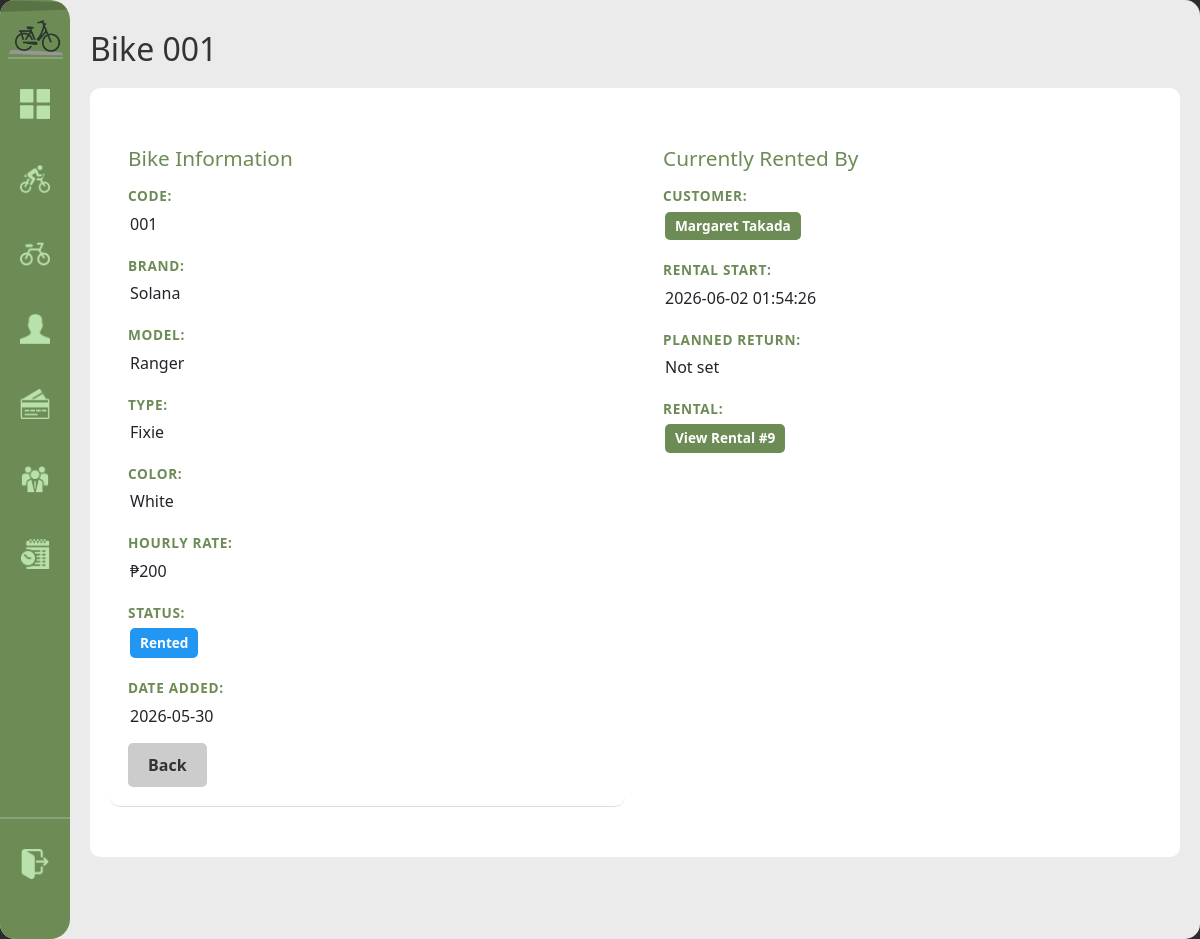
Before: /bike/1 (signed in) with the older database file.
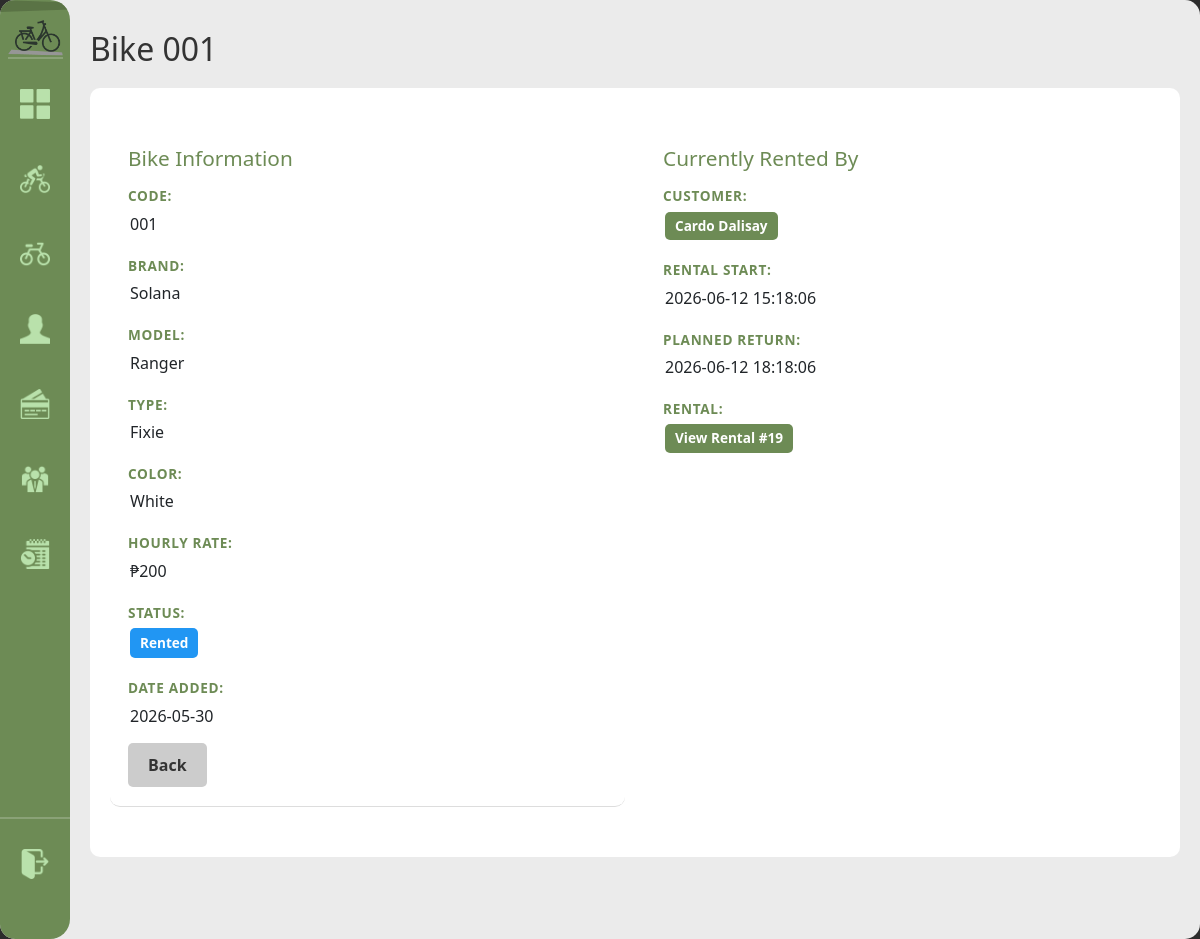
After: the same page with the newer database file.
### tables this page shows
CREATE TABLE rents (
            rental_id INTEGER PRIMARY KEY AUTOINCREMENT,
            customer_id INTEGER NOT NULL,
            bike_id INTEGER NOT NULL,
            staff_id INTEGER REFERENCES staff(staff_id) ON UPDATE CASCADE ON DELETE SET NULL,
            rental_start DATETIME NOT NULL DEFAULT(datetime('now','localtime')), planned_return DATETIME,
            FOREIGN KEY(customer_id) REFERENCES customer(customer_id) ON DELETE CASCADE,
            FOREIGN KEY(bike_id) REFERENCES bike(bike_id) ON DELETE CASCADE
        );

### handlers/bike_routes.py (the view)
@bikes_bp.route('/bike/<int:bid>')
@login_required
def bike_detail(bid):
    bike = database.get().get_bike(bid)
    current_renter = None
    if bike and bike['status'] == 'rented':
        current_renter = database.get().get_current_renter_for_bike(bid)
    return render_template('bike_detail.html', bike=bike, current_renter=current_renter)

### app.py (called while the page is built)
def get_sidebar_state():
    return request.cookies.get('sidebarState') == 'expanded'

@app.context_processor
def inject_sidebar_state():
    return dict(sidebar_expanded=get_sidebar_state())

@app.context_processor
def inject_current_staff():
    staff = current_staff()
    return dict(current_staff=staff, is_admin=staff and staff.get("role") == "admin")

### modules/auth.py (called while the page is built)
def login_required(view):
    @wraps(view)
    def wrapped(*args, **kwargs):
        if not session.get("staff_id"):
            return redirect(url_for("login"))
        return view(*args, **kwargs)
    return wrapped

def current_staff():
    if not session.get("staff_id"):
        return None
    return {
        "staff_id": session.get("staff_id"),
        "username": session.get("username"),
        "first_name": session.get("first_name"),
        "last_name": session.get("last_name"),
        "role": session.get("role"),
    }

### modules/database.py (called while the page is built)
def get():
    if not db: init()
    return db

    def get_bike(self, bid):
        query = "SELECT * FROM bike WHERE bike_id = ?"
        r = self.conn.execute(query, (bid,)).fetchone()
        return dict(r) if r else None

### templates/bike_detail.html (shortened to what this page needs)
{% extends "base.html" %}
{% block content %}
<h1>Bike {{ bike['bike_code'] }}</h1>
<div class="detail-container">
    <div class="detail-section">
        <h2>Bike Information</h2>
        <div class="detail-grid">
            <div class="detail-item">
                <span class="label">Code:</span>
                <span class="value">{{ bike['bike_code'] }}</span>
            </div>
            <div class="detail-item">
                <span class="label">Brand:</span>
                <span class="value">{{ bike['brand'] }}</span>
            </div>
            <div class="detail-item">
                <span class="label">Model:</span>
                <span class="value">{{ bike['model'] }}</span>
            </div>
            <div class="detail-item">
                <span class="label">Type:</span>
                <span class="value">{{ bike['type'] }}</span>
            </div>
            <div class="detail-item">
                <span class="label">Color:</span>
                <span class="value">{{ bike['color'] }}</span>
            </div>
            <div class="detail-item">
                <span class="label">Hourly Rate:</span>
                <span class="value">₱{{ bike['bike_rate'] }}</span>
            </div>
            <div class="detail-item">
                <span class="label">Status:</span>
                <span class="value"><span class="status-badge status-{{ bike['status'] }}">{{ bike['status'].replace('_', ' ').title() }}</span></span>
            </div>
            <div class="detail-item">
                <span class="label">Date Added:</span>
                <span class="value">{{ bike['date_added'] }}</span>
            </div>
        </div>
        <div class="actions">
            <a href="{{ url_for('bikes.registry') }}" class="btn-secondary" sound-type="minor">Back</a>
        </div>
    </div>
    {% if current_renter %}
    <div class="detail-section">
        <h2>Currently Rented By</h2>
        <div class="detail-grid">
            <div class="detail-item">
                <span class="label">Customer:</span>
                <span class="value">
                    <a href="{{ url_for('customers.customer_detail', cid=current_renter['customer_id']) }}">
                        {{ current_renter['customer_name'] }}
                    </a>
                </span>
            </div>
            <div class="detail-item">
                <span class="label">Rental Start:</span>
                <span class="value">{{ current_renter['rental_start'] }}</span>
            </div>
            <div class="detail-item">
                <span class="label">Planned Return:</span>
                <span class="value">{{ current_renter['planned_return'] or 'Not set' }}</span>
            </div>
            <div class="detail-item">
                <span class="label">Rental:</span>
                <span class="value">
                    <a href="{{ url_for('rentals.rental_detail', rid=current_renter['rental_id']) }}">
                        View Rental #{{ current_renter['rental_id'] }}
                    </a>
                </span>
            </div>
        </div>
    </div>
    {% endif %}
</div>
{% endblock %}

Changed rows visible on the page:
no longer on this page (row unchanged): rents: rental_start "2026-06-02 01:54:26", rental_id "9"
added rents: rental_start "2026-06-12 15:18:06", planned_return "2026-06-12 18:18:06", rental_id "19"
Other visible differences:
{{ current_renter['customer_name'] }}: "Margaret Takada" → "Cardo Dalisay"
{{ current_renter['planned_return'] or 'Not set' }}: "Not set" → (not shown)
